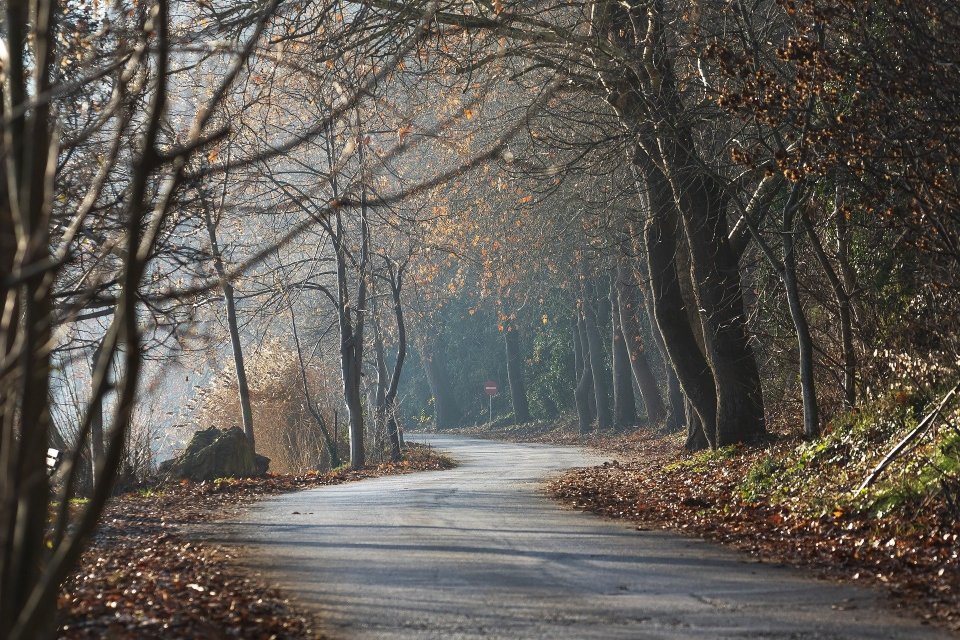
%> input picture p1.jpg, 1920 x 1280 px (shown at 1/2 size)
$ octave exp3.m   (GNU Octave 9; MATLAB toolbox functions it lacks are replaced by stand-ins)
%> lines starting %> are read from the running program, lines starting %| are printed output that depends on the picture; in (x1, y1, x2, y2) boxes, pixels count from 0 and x2, y2 are one past the last pixel; in counts of white or black regions, pixels touching at a corner belong together; the program's own positions count from 1
clc;
clear all;
close all;
pkg load image;
n=8;

img = rgb2gray(imread('p1.jpg'));
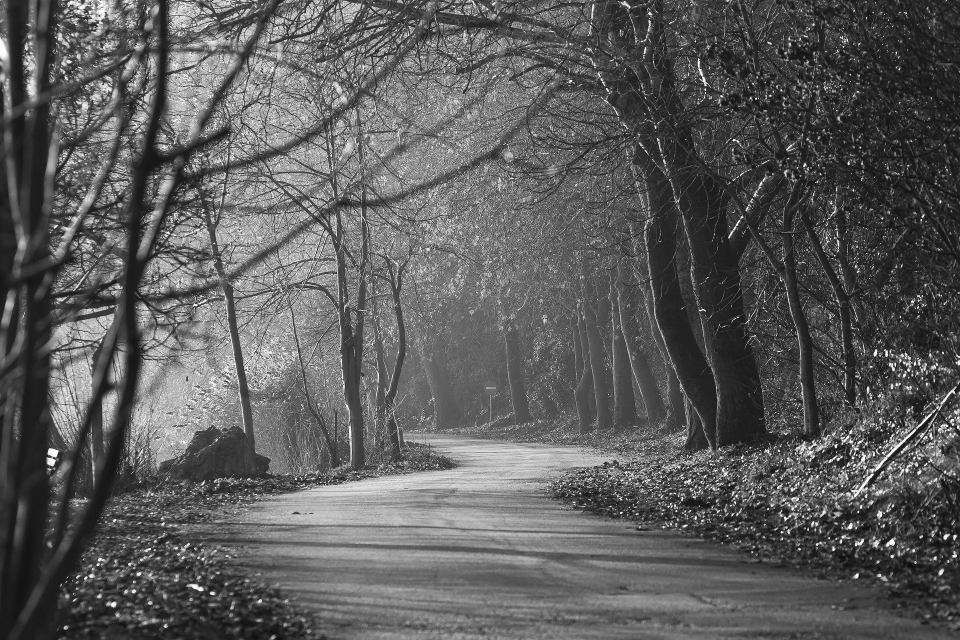
%> img: size 1280x1920 uint8 (shown at 1/2 size); min 0, max 255, mean 92.1
img1=imread('p1.jpg');
%> img1 is the input picture: size 1280x1920x3 uint8; mean R, G, B 96.4, 91.3, 84.8
a=size(img);
%> a = [1280 1920]
w=a(2);
%> w = 1920
h=a(1);
%> h = 1280
im=zeros(100);
for i=1:n:h
 for j=1:n:w
     for k=0:n-1
         for l=0:n-1
             im(i+k,j+l)=img(i,j);

 end
 end
 end
end
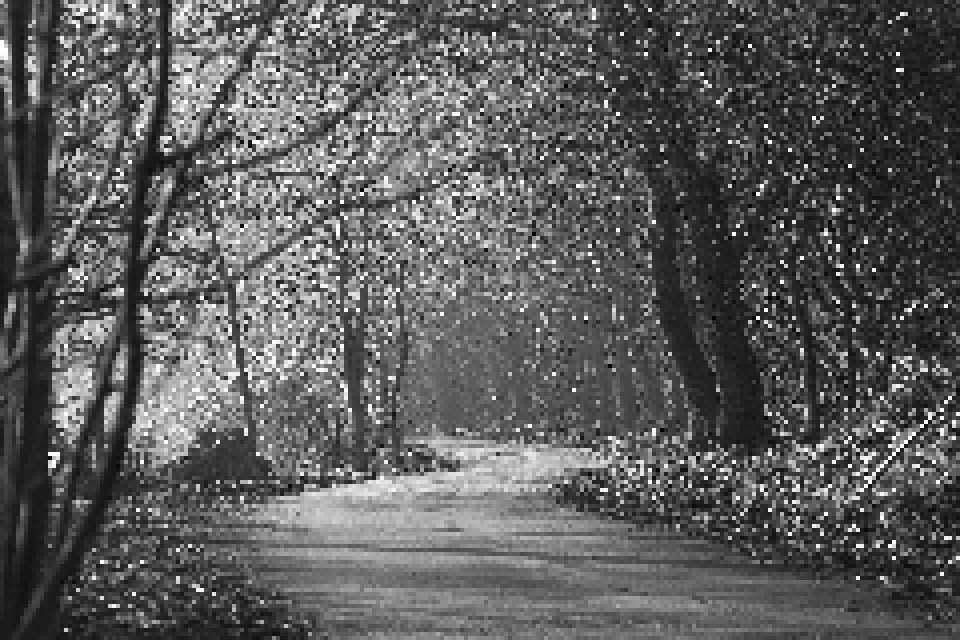
%> im: size 1280x1920 double (shown at 1/2 size); min 0, max 255, mean 92.2
%Quantization
img2=img;
img2(img<=63) = 32  ; %% 00
img2(img<=127&img>63)  = 85  ; %% 01
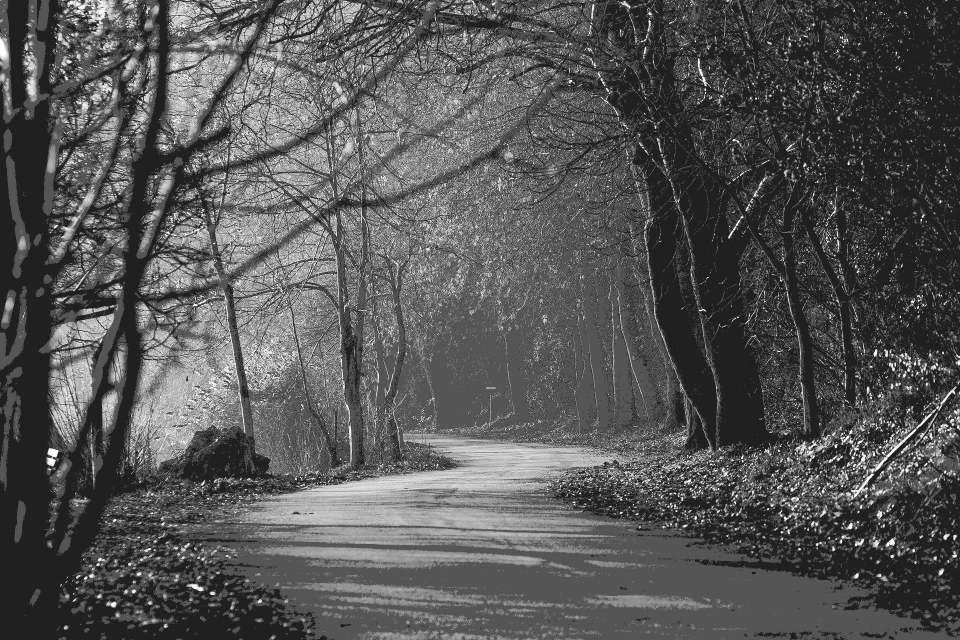
%> img2: size 1280x1920 uint8 (shown at 1/2 size); min 32, max 255, mean 85.8
img2(img<=191&img>127) = 159 ; %% 10
%> img2: size 1280x1920 uint8; 17.3% of pixels changed, all inside (x1, y1, x2, y2) = (0, 0, 1920, 1280)
img2(img<=255&img>191) = 223 ; %% 11
%> img2: size 1280x1920 uint8; min 32, max 223, mean 86.7
subplot(1,3,1);
imshow(uint8(img1));title('Original Image');
subplot(1,3,2);
imshow(uint8(im));title('Sampled Image');
subplot(1,3,3);
imshow(img2);
title('Quantized Image Using 2-Level Quantizer');
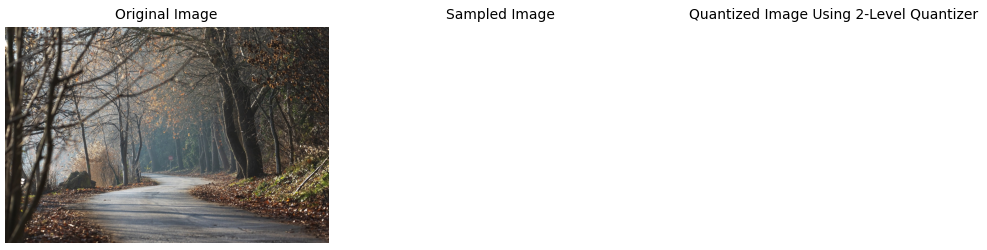
%> figure redrawn from the program's plot data, 3 panels
